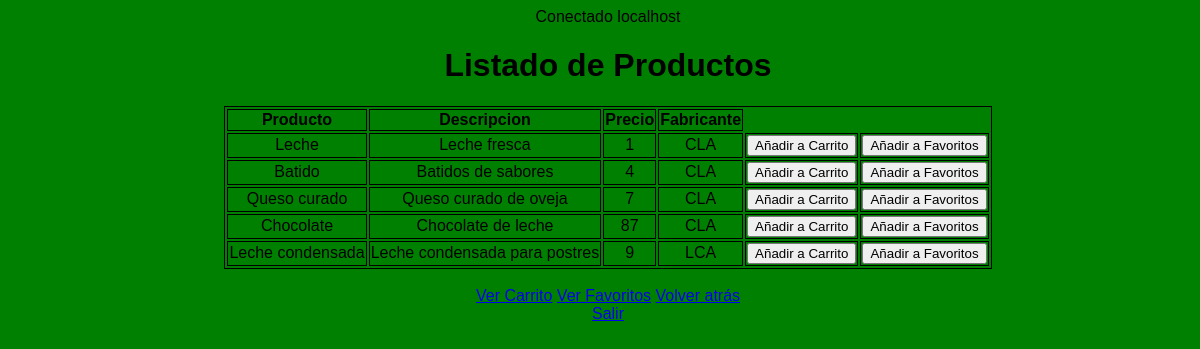
The page /Categorias.php?categoria=1 on the database its author committed.
### tables this page shows
CREATE TABLE `productos` (
  `Codigo` int(11) NOT NULL,
  `Nombre` text DEFAULT NULL,
  `Descripcion` text DEFAULT NULL,
  `Precio` int(11) DEFAULT NULL,
  `Fabricante` text DEFAULT NULL,
  `idCategoria` int(11) NOT NULL,
  `idProveedor` int(11) NOT NULL
);

### src/Categorias.php (the view, shortened to what this page needs)
<!DOCtype html PUBLIC "-//W3C//DTD HTML 4.01 Transitional//EN" "http://www.w3.org/TR/html4/loose.dtd">
<html>
<head>
<link href="homepage_style.css" type="text/css" rel="stylesheet"/>
</head>
<body>
	<?php
	include_once ('Conexion.php');
	$categoria = $_GET['categoria'];
	$seccion = $_GET['seccion'];
	$login = $_GET['login'];
	$cadenaSQL = "SELECT * FROM productos WHERE idCategoria='$categoria'";
	$resultado = $mysqli->query($cadenaSQL);
  echo "<h1>Listado de Productos</h1>";
	if ($resultado){
		echo "<table style='margin-left:auto;margin-right:auto;'>";
		echo "<tr>";
		echo "<th>Producto</th>";
		echo "<th>Descripcion</th>";
		echo "<th>Precio</th>";
		echo "<th>Fabricante</th>";
		echo "</tr>";
		while ($fila = $resultado->fetch_object()) {
			echo "<tr>";
			echo "<td>" . $fila->Nombre; echo "</td>";
			echo "<td>" . $fila->Descripcion; echo "</td>";
			echo "<td>" .  $fila->Precio; echo "</td>";
			echo "<td>" . $fila->Fabricante; echo "</td>";
			echo "<td>" . "<a href='AnadirACarrito.php?producto=$fila->Codigo&login=$login&seccion=$seccion'><input
				type='button' value='Añadir a Carrito'> </a>"; echo "</td>";
			echo "<td>" . "<a href='ScriptAnadirFavoritos.php?producto=$fila->Codigo&login=$login&seccion=$seccion'><input
					type='button' value='Añadir a Favoritos'> </a>"; echo "</td>";
			echo "</tr>";
		}
		echo "</table>";
		echo "<br>";
    	echo "<a href='VerCarrito.php?login=$login&seccion=$seccion'>Ver Carrito</a>";
		echo "<a href='VerFavoritos.php?login=$login&seccion=$seccion'>Ver Favoritos</a>";
		echo "<a href='Secciones.php?login=$login&seccion=$seccion'>Volver atrás</a>";
		echo "<br>";
		echo "<a href='PaginaLogin.html'>Salir</a>";
	}
	else {
		echo "<h1>Aún no existen productos de esta categoría</h1>";
		echo "<a href='Secciones.php?login=$login&seccion=$seccion'>Volver atrás</a>";
	}
?>
</body>
</html>

### src/Conexion.php (shortened to what this page needs)
<?php
include_once('DatosConexion.php');
$mysqli = mysqli_connect($host, $login, $password, $database);
echo "Conectado " . $mysqli->host_info . "<br/>";
?>

### src/homepage_style.css (style rules this page uses)
body { text-align:center; width:100%; font-family:"lucida grande",tahoma,verdana,arial,sans-serif; background: green; }
table, th, td { border: 1px solid black; }

### rows shown on the page
productos: Nombre "Leche", Descripcion "Leche fresca", Precio "1", Fabricante "CLA"
productos: Nombre "Batido", Descripcion "Batidos de sabores", Precio "4", Fabricante "CLA"
productos: Nombre "Queso curado", Descripcion "Queso curado de oveja", Precio "7", Fabricante "CLA"
productos: Nombre "Chocolate", Descripcion "Chocolate de leche", Precio "87", Fabricante "CLA"
productos: Nombre "Leche condensada", Descripcion "Leche condensada para postres", Precio "9", Fabricante "LCA"

### other values the page prints
$mysqli->host_info "localhost"
